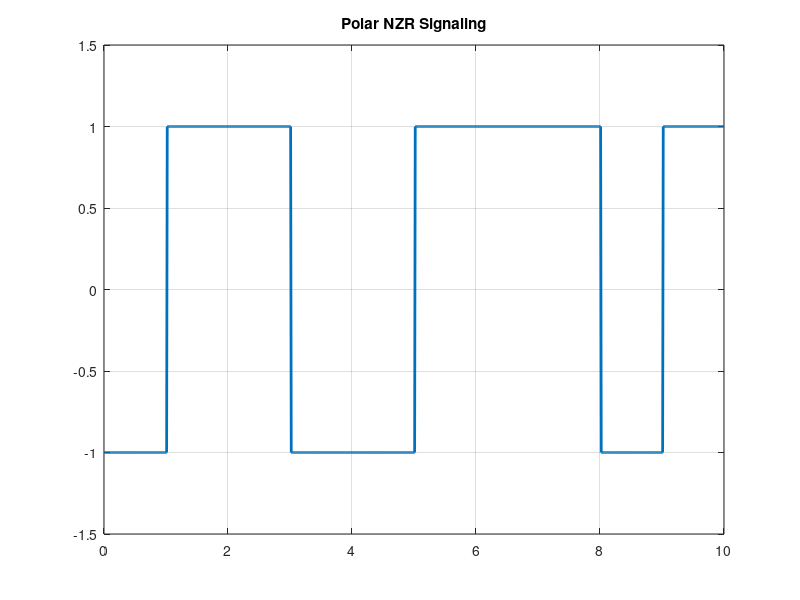

Source code (MATLAB):
%Polar Non Return to Zero Line Coding 
clc;
clear all;
close all;
N=10; %Number of bits
n=randi([0,1],1,N)
%Mapping Function
for m=1:N
 if n(m)==1
 nn(m)=1;
 else
 nn(m)=-1;
 end
end
nn
%Signal Shaping
i=1;
t=0:0.01:length(n); 
for j=1:length(t) 
 if t(j)<=i 
 y(j)=nn(i);
 else
 y(j)=nn(i);
 i=i+1;
 end
end
plot(t,y, 'linewidth',2);
axis([0,N,-1.5,1.5]);
grid on;
title("Polar NZR Signaling");
